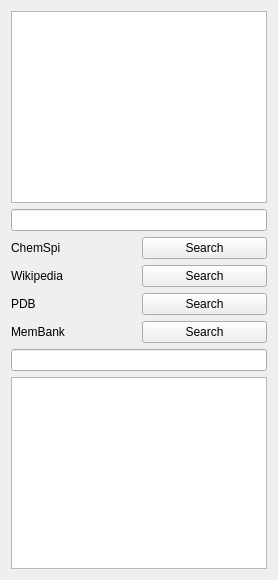
          <widget class="QWidget" name="PybraneFileTab">
           <attribute name="title">
            <string>Files</string>
           </attribute>
           <layout class="QGridLayout" name="gridLayout_16">
            <item row="0" column="0" colspan="2">
             <widget class="QTextBrowser" name="PybraneFileTabInstructionTextBox"/>
            </item>
            <item row="1" column="0" colspan="2">
             <widget class="QLineEdit" name="PybraneSearchQuearyLineEdit"/>
            </item>
            <item row="2" column="0">
             <widget class="QLabel" name="PybraneChemSpiLabel">
              <property name="text">
               <string>ChemSpi</string>
              </property>
             </widget>
            </item>
            <item row="2" column="1">
             <widget class="QPushButton" name="PybraneChemSpiSearchButton">
              <property name="text">
               <string>Search</string>
              </property>
             </widget>
            </item>
            <item row="3" column="0">
             <widget class="QLabel" name="PybraneWikipediaLabel">
              <property name="text">
               <string>Wikipedia</string>
              </property>
             </widget>
            </item>
            <item row="3" column="1">
             <widget class="QPushButton" name="PybraneWikipediaSearchButton">
              <property name="text">
               <string>Search</string>
              </property>
             </widget>
            </item>
            <item row="4" column="0">
             <widget class="QLabel" name="PybranePDBLabel">
              <property name="text">
               <string>PDB</string>
              </property>
             </widget>
            </item>
            <item row="4" column="1">
             <widget class="QPushButton" name="PybranePDBSearchButton">
              <property name="text">
               <string>Search</string>
              </property>
             </widget>
            </item>
            <item row="5" column="0">
             <widget class="QLabel" name="PybraneMemBankLabel">
              <property name="text">
               <string>MemBank</string>
              </property>
             </widget>
            </item>
            <item row="5" column="1">
             <widget class="QPushButton" name="PybraneMemBankSearchButton">
              <property name="text">
               <string>Search</string>
              </property>
             </widget>
            </item>
            <item row="6" column="0" colspan="2">
             <widget class="QLineEdit" name="PybraneFolderLineEdit"/>
            </item>
            <item row="7" column="0" colspan="2">
             <widget class="QTextBrowser" name="PybraneFileTabDebugTextBox"/>
            </item>
           </layout>
          </widget>
